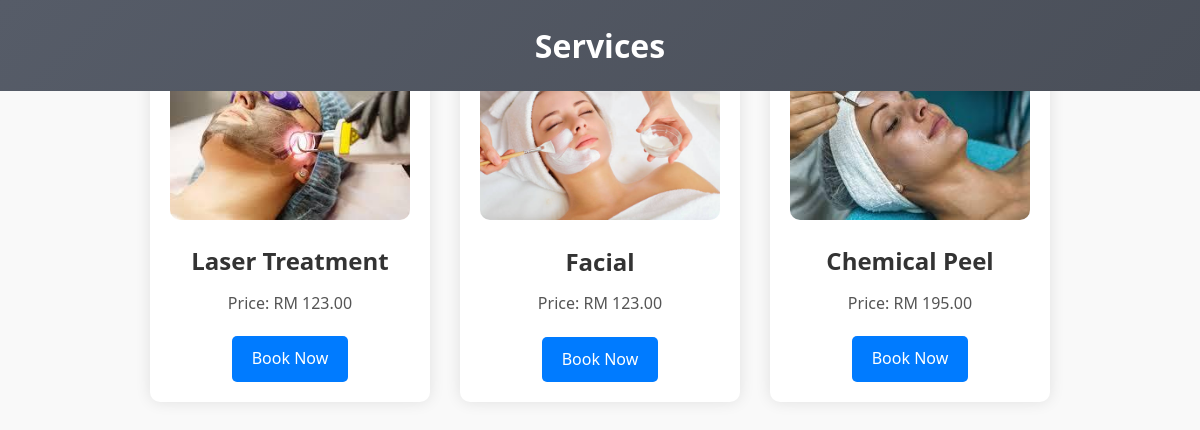
/services.php, run on the app's committed database.
### tables this page shows
CREATE TABLE `services` (
  `serviceID` int(11) NOT NULL,
  `serviceName` varchar(100) DEFAULT NULL,
  `servicePrice` decimal(10,2) DEFAULT NULL,
  `serviceDesc` text DEFAULT NULL,
  `serviceImage` varchar(255) DEFAULT NULL
);

### services.php (the view, shortened to what this page needs)
<?php
include('db.php');
$query = "SELECT * FROM services";
$result = $conn->query($query);
?>
<!DOCTYPE html>
<html lang="en">
<head>
  <link rel="stylesheet" href="styles.css">
</head>
<body>
<div class="header">
  <h1>Services</h1>
</div>
<div class="services-container">
  <?php while($row = $result->fetch_assoc()): ?>
    <div class="service-card">
      <img src="<?= htmlspecialchars($row['serviceImage'] ?? 'default.jpg') ?>" alt="<?= htmlspecialchars($row['serviceName']) ?>">
      <h3><?= htmlspecialchars($row['serviceName']) ?></h3>
      <p>Price: RM <?= number_format($row['servicePrice'], 2) ?></p>
      <a href="bookService.php?serviceID=<?= $row['serviceID'] ?>" class="btn">Book Now</a>
    </div>
  <?php endwhile; ?>
</div>
</body>
</html>

### styles.css (style rules this page uses)
* { margin: 0; padding: 0; box-sizing: border-box; }
body { font-family: 'Arial', sans-serif; line-height: 1.6; overflow-x: hidden; color: #333; background-color: #f9f9f9; }
.header { background: linear-gradient(135deg, #565c68 0%, #4a4f59 100%); color: white; padding: 1rem 0; position: fixed; width: 100%; top: 0; z-index: 1000; transition: all 0.3s ease; }

### services.php (style rules this page uses)
body { font-family: 'Segoe UI', sans-serif; margin: 0; background-color: #f9f9f9; }
.header { background-color: #2c2c2c; color: white; padding: 20px; text-align: center; }
.services-container { display: flex; flex-wrap: wrap; justify-content: center; margin: 40px 0; gap: 30px; }
.service-card { background-color: white; width: 280px; text-align: center; border-radius: 10px; box-shadow: 0 0 15px rgba(0, 0, 0, 0.1); padding: 20px; }
.service-card img { width: 100%; height: auto; border-radius: 10px; }
.service-card h3 { margin-top: 15px; font-size: 24px; }
.service-card p { font-size: 16px; color: #555; margin-top: 10px; }
.btn { display: inline-block; padding: 10px 20px; margin-top: 20px; background-color: #007bff; color: white; text-decoration: none; border-radius: 5px; font-size: 16px; }

### data on the page
services: serviceImage (picture), serviceName "Laser Treatment", servicePrice "123.00"
services: serviceImage (picture), serviceName "Facial", servicePrice "123.00"
services: serviceImage (picture), serviceName "Chemical Peel", servicePrice "195.00"
